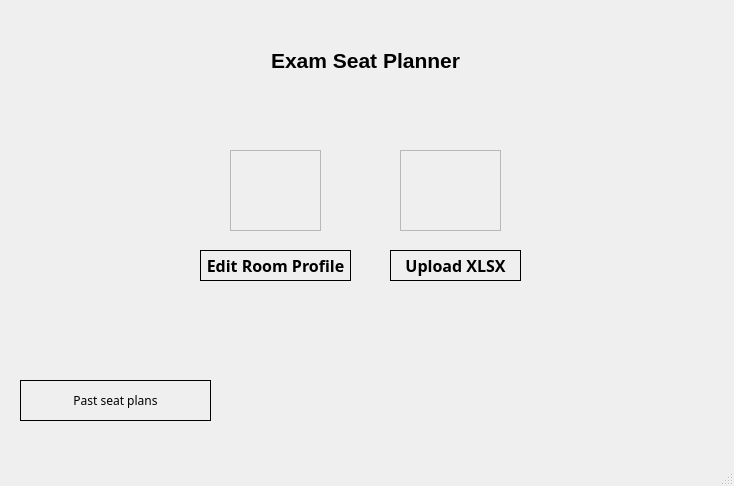
<?xml version="1.0" encoding="UTF-8"?>
<ui version="4.0">
 <class>profile</class>
 <widget class="QMainWindow" name="profile">
  <property name="geometry">
   <rect>
    <x>0</x>
    <y>0</y>
    <width>734</width>
    <height>486</height>
   </rect>
  </property>
  <property name="windowTitle">
   <string>Exam Seat Planner</string>
  </property>
  <property name="windowIcon">
   <iconset>
    <normalon>:/favicon.ico</normalon>
   </iconset>
  </property>
  <property name="styleSheet">
   <string notr="true">QLabel#room,#xlsx{
font-family:&quot;Comic Sans MS&quot;,cursive,sans-serif;
border:solid;
border-width:1px;
border-color:black;
}
QLabel#xlsx:hover, #room:hover{
background-color:grey;
}

QPushButton{
font-family:&quot;Comic Sans MS&quot;,cursive,sans-serif;
border:solid;
border-width:1px;
border-color:black;
}
QPushButton:hover{
background-color:grey;
}
</string>
  </property>
  <widget class="QWidget" name="centralwidget">
   <widget class="QPushButton" name="pushButton">
    <property name="geometry">
     <rect>
      <x>20</x>
      <y>380</y>
      <width>191</width>
      <height>41</height>
     </rect>
    </property>
    <property name="font">
     <font>
      <family>Comic Sans MS,cursive,sans-serif</family>
     </font>
    </property>
    <property name="text">
     <string>Past seat plans</string>
    </property>
   </widget>
   <widget class="QLabel" name="imgRoom">
    <property name="geometry">
     <rect>
      <x>230</x>
      <y>150</y>
      <width>91</width>
      <height>81</height>
     </rect>
    </property>
    <property name="toolTip">
     <string extracomment="edit room profile"/>
    </property>
    <property name="toolTipDuration">
     <number>5</number>
    </property>
    <property name="frameShape">
     <enum>QFrame::StyledPanel</enum>
    </property>
    <property name="text">
     <string/>
    </property>
    <property name="pixmap">
     <pixmap resource="images/resources.qrc">:/edit.png</pixmap>
    </property>
    <property name="scaledContents">
     <bool>true</bool>
    </property>
   </widget>
   <widget class="QLabel" name="imgUpload">
    <property name="geometry">
     <rect>
      <x>400</x>
      <y>150</y>
      <width>101</width>
      <height>81</height>
     </rect>
    </property>
    <property name="frameShape">
     <enum>QFrame::StyledPanel</enum>
    </property>
    <property name="text">
     <string/>
    </property>
    <property name="pixmap">
     <pixmap resource="images/resources.qrc">:/upload.png</pixmap>
    </property>
    <property name="scaledContents">
     <bool>true</bool>
    </property>
   </widget>
   <widget class="QLabel" name="profileSeat">
    <property name="geometry">
     <rect>
      <x>260</x>
      <y>30</y>
      <width>211</width>
      <height>61</height>
     </rect>
    </property>
    <property name="font">
     <font>
      <pointsize>16</pointsize>
      <weight>75</weight>
      <bold>true</bold>
     </font>
    </property>
    <property name="text">
     <string>Exam Seat Planner</string>
    </property>
    <property name="alignment">
     <set>Qt::AlignCenter</set>
    </property>
   </widget>
   <widget class="QPushButton" name="btnRoom">
    <property name="geometry">
     <rect>
      <x>200</x>
      <y>250</y>
      <width>151</width>
      <height>31</height>
     </rect>
    </property>
    <property name="font">
     <font>
      <family>Comic Sans MS,cursive,sans-serif</family>
      <pointsize>12</pointsize>
      <weight>75</weight>
      <bold>true</bold>
     </font>
    </property>
    <property name="text">
     <string>Edit Room Profile</string>
    </property>
   </widget>
   <widget class="QPushButton" name="btnXLSX">
    <property name="geometry">
     <rect>
      <x>390</x>
      <y>250</y>
      <width>131</width>
      <height>31</height>
     </rect>
    </property>
    <property name="font">
     <font>
      <family>Comic Sans MS,cursive,sans-serif</family>
      <pointsize>12</pointsize>
      <weight>75</weight>
      <bold>true</bold>
     </font>
    </property>
    <property name="text">
     <string>Upload XLSX</string>
    </property>
   </widget>
  </widget>
  <widget class="QMenuBar" name="menubar">
   <property name="geometry">
    <rect>
     <x>0</x>
     <y>0</y>
     <width>734</width>
     <height>21</height>
    </rect>
   </property>
  </widget>
  <widget class="QStatusBar" name="statusbar"/>
 </widget>
 <resources>
  <include location="../../../../Qt/images/resources.qrc"/>
  <include location="images/resources.qrc"/>
 </resources>
 <connections/>
</ui>
